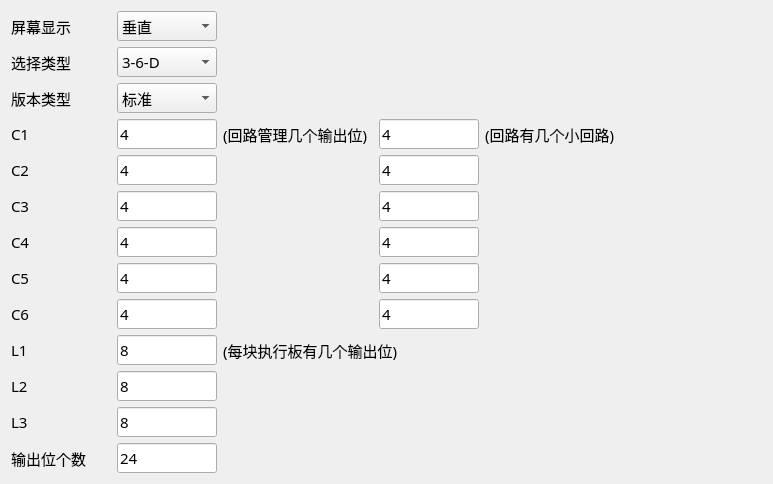
<?xml version="1.0" encoding="UTF-8"?>
<ui version="4.0">
 <class>Home_ZpduDebugWid</class>
 <widget class="QWidget" name="Home_ZpduDebugWid">
  <property name="geometry">
   <rect>
    <x>0</x>
    <y>0</y>
    <width>773</width>
    <height>456</height>
   </rect>
  </property>
  <property name="font">
   <font>
    <family>微软雅黑</family>
    <pointsize>11</pointsize>
   </font>
  </property>
  <property name="windowTitle">
   <string>Form</string>
  </property>
  <layout class="QGridLayout" name="gridLayout">
   <item row="4" column="1">
    <widget class="QLineEdit" name="C2OpEdit">
     <property name="maximumSize">
      <size>
       <width>100</width>
       <height>16777215</height>
      </size>
     </property>
     <property name="text">
      <string>4</string>
     </property>
    </widget>
   </item>
   <item row="4" column="3">
    <widget class="QLineEdit" name="C2LoopEdit">
     <property name="maximumSize">
      <size>
       <width>100</width>
       <height>16777215</height>
      </size>
     </property>
     <property name="text">
      <string>4</string>
     </property>
    </widget>
   </item>
   <item row="5" column="3">
    <widget class="QLineEdit" name="C3LoopEdit">
     <property name="maximumSize">
      <size>
       <width>100</width>
       <height>16777215</height>
      </size>
     </property>
     <property name="text">
      <string>4</string>
     </property>
    </widget>
   </item>
   <item row="1" column="1">
    <widget class="QComboBox" name="devZpduTypeBox">
     <property name="currentIndex">
      <number>15</number>
     </property>
     <item>
      <property name="text">
       <string>1-2-A</string>
      </property>
     </item>
     <item>
      <property name="text">
       <string>1-2-B</string>
      </property>
     </item>
     <item>
      <property name="text">
       <string>1-2-C</string>
      </property>
     </item>
     <item>
      <property name="text">
       <string>1-2-D</string>
      </property>
     </item>
     <item>
      <property name="text">
       <string>3-3-A</string>
      </property>
     </item>
     <item>
      <property name="text">
       <string>3-3-B</string>
      </property>
     </item>
     <item>
      <property name="text">
       <string>3-3-C</string>
      </property>
     </item>
     <item>
      <property name="text">
       <string>3-3-D</string>
      </property>
     </item>
     <item>
      <property name="text">
       <string>1-4-A</string>
      </property>
     </item>
     <item>
      <property name="text">
       <string>1-4-B</string>
      </property>
     </item>
     <item>
      <property name="text">
       <string>1-4-C</string>
      </property>
     </item>
     <item>
      <property name="text">
       <string>1-4-D</string>
      </property>
     </item>
     <item>
      <property name="text">
       <string>3-6-A</string>
      </property>
     </item>
     <item>
      <property name="text">
       <string>3-6-B</string>
      </property>
     </item>
     <item>
      <property name="text">
       <string>3-6-C</string>
      </property>
     </item>
     <item>
      <property name="text">
       <string>3-6-D</string>
      </property>
     </item>
     <item>
      <property name="text">
       <string>1-1-A</string>
      </property>
     </item>
     <item>
      <property name="text">
       <string>1-1-B</string>
      </property>
     </item>
     <item>
      <property name="text">
       <string>1-1-C</string>
      </property>
     </item>
     <item>
      <property name="text">
       <string>1-1-D</string>
      </property>
     </item>
    </widget>
   </item>
   <item row="9" column="0">
    <widget class="QLabel" name="label_13">
     <property name="maximumSize">
      <size>
       <width>100</width>
       <height>16777215</height>
      </size>
     </property>
     <property name="text">
      <string>L1</string>
     </property>
     <property name="alignment">
      <set>Qt::AlignLeading|Qt::AlignLeft|Qt::AlignVCenter</set>
     </property>
    </widget>
   </item>
   <item row="0" column="1">
    <widget class="QComboBox" name="levelBox">
     <item>
      <property name="text">
       <string>垂直</string>
      </property>
     </item>
     <item>
      <property name="text">
       <string>水平</string>
      </property>
     </item>
    </widget>
   </item>
   <item row="8" column="0">
    <widget class="QLabel" name="label_9">
     <property name="maximumSize">
      <size>
       <width>100</width>
       <height>16777215</height>
      </size>
     </property>
     <property name="text">
      <string>C6</string>
     </property>
     <property name="alignment">
      <set>Qt::AlignLeading|Qt::AlignLeft|Qt::AlignVCenter</set>
     </property>
    </widget>
   </item>
   <item row="6" column="3">
    <widget class="QLineEdit" name="C4LoopEdit">
     <property name="maximumSize">
      <size>
       <width>100</width>
       <height>16777215</height>
      </size>
     </property>
     <property name="text">
      <string>4</string>
     </property>
    </widget>
   </item>
   <item row="9" column="1">
    <widget class="QLineEdit" name="L1OpEdit">
     <property name="maximumSize">
      <size>
       <width>100</width>
       <height>16777215</height>
      </size>
     </property>
     <property name="text">
      <string>8</string>
     </property>
    </widget>
   </item>
   <item row="4" column="0">
    <widget class="QLabel" name="label_5">
     <property name="maximumSize">
      <size>
       <width>100</width>
       <height>16777215</height>
      </size>
     </property>
     <property name="text">
      <string>C2</string>
     </property>
     <property name="alignment">
      <set>Qt::AlignLeading|Qt::AlignLeft|Qt::AlignVCenter</set>
     </property>
    </widget>
   </item>
   <item row="3" column="1">
    <widget class="QLineEdit" name="C1OpEdit">
     <property name="maximumSize">
      <size>
       <width>100</width>
       <height>16777215</height>
      </size>
     </property>
     <property name="text">
      <string>4</string>
     </property>
    </widget>
   </item>
   <item row="3" column="3">
    <widget class="QLineEdit" name="C1LoopEdit">
     <property name="maximumSize">
      <size>
       <width>100</width>
       <height>16777215</height>
      </size>
     </property>
     <property name="text">
      <string>4</string>
     </property>
    </widget>
   </item>
   <item row="6" column="0">
    <widget class="QLabel" name="label_7">
     <property name="maximumSize">
      <size>
       <width>100</width>
       <height>16777215</height>
      </size>
     </property>
     <property name="text">
      <string>C4</string>
     </property>
     <property name="alignment">
      <set>Qt::AlignLeading|Qt::AlignLeft|Qt::AlignVCenter</set>
     </property>
    </widget>
   </item>
   <item row="3" column="2">
    <widget class="QLabel" name="label_10">
     <property name="maximumSize">
      <size>
       <width>150</width>
       <height>16777215</height>
      </size>
     </property>
     <property name="text">
      <string>(回路管理几个输出位)</string>
     </property>
    </widget>
   </item>
   <item row="5" column="1">
    <widget class="QLineEdit" name="C3OpEdit">
     <property name="maximumSize">
      <size>
       <width>100</width>
       <height>16777215</height>
      </size>
     </property>
     <property name="text">
      <string>4</string>
     </property>
    </widget>
   </item>
   <item row="10" column="1">
    <widget class="QLineEdit" name="L2OpEdit">
     <property name="maximumSize">
      <size>
       <width>100</width>
       <height>16777215</height>
      </size>
     </property>
     <property name="text">
      <string>8</string>
     </property>
    </widget>
   </item>
   <item row="11" column="1">
    <widget class="QLineEdit" name="L3OpEdit">
     <property name="maximumSize">
      <size>
       <width>100</width>
       <height>16777215</height>
      </size>
     </property>
     <property name="text">
      <string>8</string>
     </property>
    </widget>
   </item>
   <item row="2" column="0">
    <widget class="QLabel" name="label_3">
     <property name="maximumSize">
      <size>
       <width>100</width>
       <height>16777215</height>
      </size>
     </property>
     <property name="text">
      <string>版本类型</string>
     </property>
     <property name="alignment">
      <set>Qt::AlignLeading|Qt::AlignLeft|Qt::AlignVCenter</set>
     </property>
    </widget>
   </item>
   <item row="0" column="0">
    <widget class="QLabel" name="label">
     <property name="maximumSize">
      <size>
       <width>100</width>
       <height>16777215</height>
      </size>
     </property>
     <property name="text">
      <string>屏幕显示</string>
     </property>
     <property name="alignment">
      <set>Qt::AlignLeading|Qt::AlignLeft|Qt::AlignVCenter</set>
     </property>
    </widget>
   </item>
   <item row="8" column="3">
    <widget class="QLineEdit" name="C6LoopEdit">
     <property name="maximumSize">
      <size>
       <width>100</width>
       <height>16777215</height>
      </size>
     </property>
     <property name="text">
      <string>4</string>
     </property>
    </widget>
   </item>
   <item row="7" column="0">
    <widget class="QLabel" name="label_8">
     <property name="maximumSize">
      <size>
       <width>100</width>
       <height>16777215</height>
      </size>
     </property>
     <property name="text">
      <string>C5</string>
     </property>
     <property name="alignment">
      <set>Qt::AlignLeading|Qt::AlignLeft|Qt::AlignVCenter</set>
     </property>
    </widget>
   </item>
   <item row="7" column="3">
    <widget class="QLineEdit" name="C5LoopEdit">
     <property name="maximumSize">
      <size>
       <width>100</width>
       <height>16777215</height>
      </size>
     </property>
     <property name="text">
      <string>4</string>
     </property>
    </widget>
   </item>
   <item row="8" column="1">
    <widget class="QLineEdit" name="C6OpEdit">
     <property name="maximumSize">
      <size>
       <width>100</width>
       <height>16777215</height>
      </size>
     </property>
     <property name="text">
      <string>4</string>
     </property>
    </widget>
   </item>
   <item row="3" column="0">
    <widget class="QLabel" name="label_4">
     <property name="text">
      <string>C1</string>
     </property>
     <property name="alignment">
      <set>Qt::AlignLeading|Qt::AlignLeft|Qt::AlignVCenter</set>
     </property>
    </widget>
   </item>
   <item row="3" column="4">
    <widget class="QLabel" name="label_11">
     <property name="text">
      <string>(回路有几个小回路)</string>
     </property>
    </widget>
   </item>
   <item row="6" column="1">
    <widget class="QLineEdit" name="C4OpEdit">
     <property name="maximumSize">
      <size>
       <width>100</width>
       <height>16777215</height>
      </size>
     </property>
     <property name="text">
      <string>4</string>
     </property>
    </widget>
   </item>
   <item row="9" column="2" colspan="2">
    <widget class="QLabel" name="label_15">
     <property name="text">
      <string>(每块执行板有几个输出位)</string>
     </property>
    </widget>
   </item>
   <item row="11" column="0">
    <widget class="QLabel" name="label_14">
     <property name="maximumSize">
      <size>
       <width>100</width>
       <height>16777215</height>
      </size>
     </property>
     <property name="text">
      <string>L3</string>
     </property>
     <property name="alignment">
      <set>Qt::AlignLeading|Qt::AlignLeft|Qt::AlignVCenter</set>
     </property>
    </widget>
   </item>
   <item row="7" column="1">
    <widget class="QLineEdit" name="C5OpEdit">
     <property name="maximumSize">
      <size>
       <width>100</width>
       <height>16777215</height>
      </size>
     </property>
     <property name="text">
      <string>4</string>
     </property>
    </widget>
   </item>
   <item row="5" column="0">
    <widget class="QLabel" name="label_6">
     <property name="maximumSize">
      <size>
       <width>100</width>
       <height>16777215</height>
      </size>
     </property>
     <property name="text">
      <string>C3</string>
     </property>
     <property name="alignment">
      <set>Qt::AlignLeading|Qt::AlignLeft|Qt::AlignVCenter</set>
     </property>
    </widget>
   </item>
   <item row="10" column="0">
    <widget class="QLabel" name="label_12">
     <property name="maximumSize">
      <size>
       <width>100</width>
       <height>16777215</height>
      </size>
     </property>
     <property name="text">
      <string>L2</string>
     </property>
     <property name="alignment">
      <set>Qt::AlignLeading|Qt::AlignLeft|Qt::AlignVCenter</set>
     </property>
    </widget>
   </item>
   <item row="2" column="1">
    <widget class="QComboBox" name="standarBox">
     <item>
      <property name="text">
       <string>标准</string>
      </property>
     </item>
     <item>
      <property name="text">
       <string>中性</string>
      </property>
     </item>
    </widget>
   </item>
   <item row="1" column="0">
    <widget class="QLabel" name="label_2">
     <property name="maximumSize">
      <size>
       <width>100</width>
       <height>16777215</height>
      </size>
     </property>
     <property name="text">
      <string>选择类型</string>
     </property>
     <property name="alignment">
      <set>Qt::AlignLeading|Qt::AlignLeft|Qt::AlignVCenter</set>
     </property>
    </widget>
   </item>
   <item row="12" column="0">
    <widget class="QLabel" name="label_16">
     <property name="maximumSize">
      <size>
       <width>100</width>
       <height>16777215</height>
      </size>
     </property>
     <property name="text">
      <string>输出位个数</string>
     </property>
    </widget>
   </item>
   <item row="12" column="1">
    <widget class="QLineEdit" name="OpEdit">
     <property name="maximumSize">
      <size>
       <width>100</width>
       <height>16777215</height>
      </size>
     </property>
     <property name="text">
      <string>24</string>
     </property>
    </widget>
   </item>
  </layout>
 </widget>
 <resources/>
 <connections/>
</ui>
